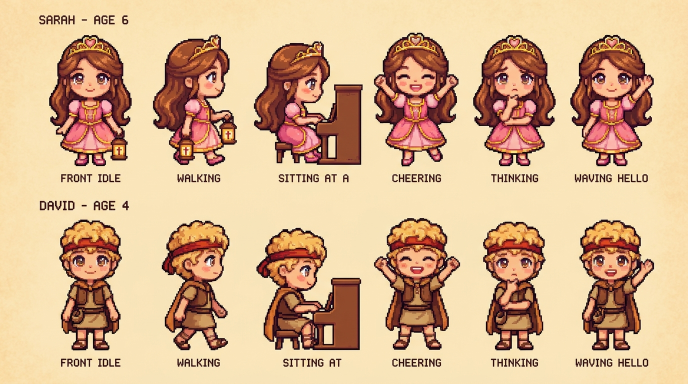
#> input picture arte/gemini/1-sarah-david.jpg, 1376 x 768 px, given in place of 6-titulo.jpg, which was not available (shown at 1/2 size)
$ python preparar-arte.py
#> lines starting #> are read from the running program, lines starting #| are printed output that depends on the picture
# M7: de arte/gemini/ (originales 1376x768) a src/arte/ (lo que el build mete en el HTML).
# Fondos: WebP 1280 de ancho. Recortes de personajes (fondo verde): WebP con transparencia, sin los rótulos de texto.
import sys, os
import numpy as np
from PIL import Image
AQUI = os.path.dirname(os.path.abspath(__file__))
sys.path.insert(0, AQUI)
from croma import quitar_verde, componentes
G = os.path.join(AQUI, '..', 'gemini'); S = os.path.join(AQUI, '..', '..', 'src', 'arte')
os.makedirs(S, exist_ok=True)

FONDOS = {  # nombre en el juego: archivo de gemini
    'titulo': '6-titulo', 'premio': 'premio',
    'int-salon': 'int-salon', 'int-coro': 'int-coro', 'int-teatro': 'int-teatro', 'int-patio': 'int-patio',
    'int-taller': 'int-taller', 'int-conservatorio': 'int-conservatorio', 'int-torre': 'int-torre',
    'int-ritmo': 'int-ritmo', 'int-biblioteca': 'int-biblioteca', 'int-arena': 'int-arena',
    'int-gimnasio': 'int-gimnasio', 'int-museo': 'int-museo',
    'casa-panaderia': 'casa-panaderia', 'casa-cuarto': 'casa-cuarto', 'casa-taller': 'casa-taller', 'casa-corral': 'casa-corral',
}
for n, f in FONDOS.items():
    im = Image.open(os.path.join(G, f + '.jpg')).convert('RGB')
#> im is the input picture: PIL image 1376x768 RGB; mean R, G, B 214.6, 178.7, 142.2
    if im.width > 1280: im = im.resize((1280, round(im.height * 1280 / im.width)), Image.LANCZOS)
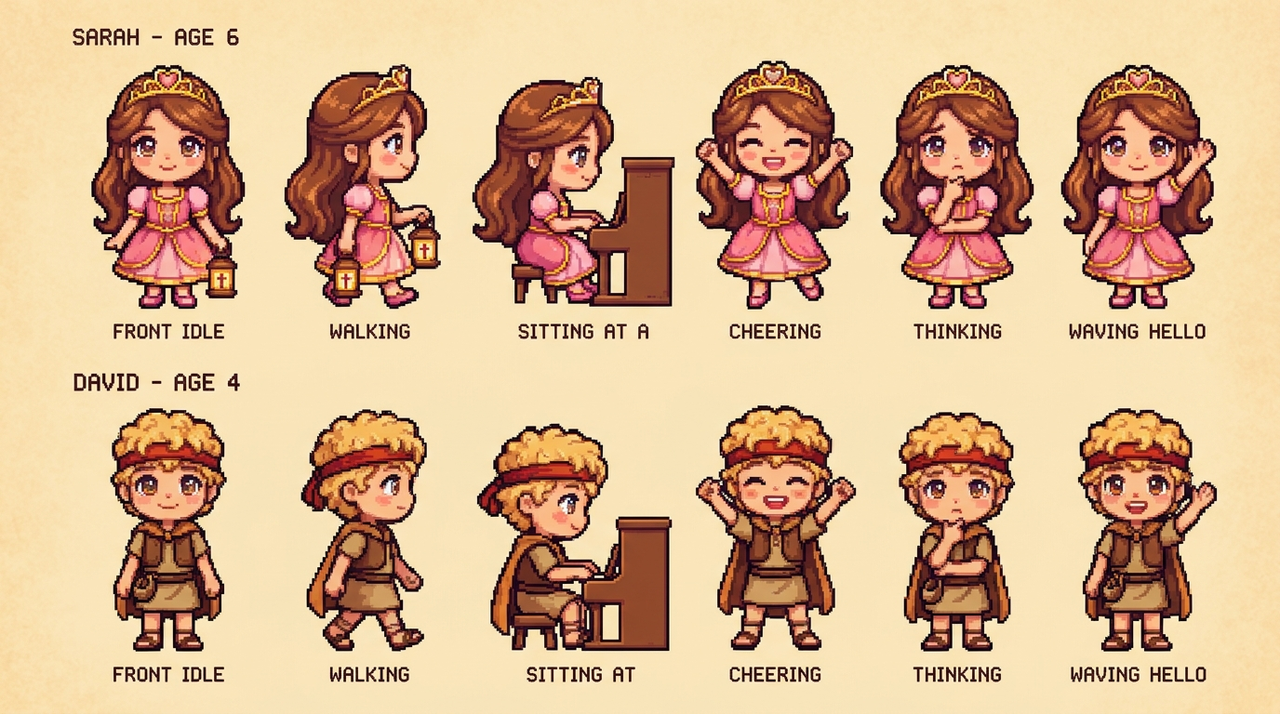
#> im: PIL image 1280x714 RGB; mean R, G, B 214.5, 178.7, 142.4
    im.save(os.path.join(S, n + '.webp'), 'WEBP', quality=72, method=6)
#> pass 2 of the loop `for n, f in FONDOS.items():`:
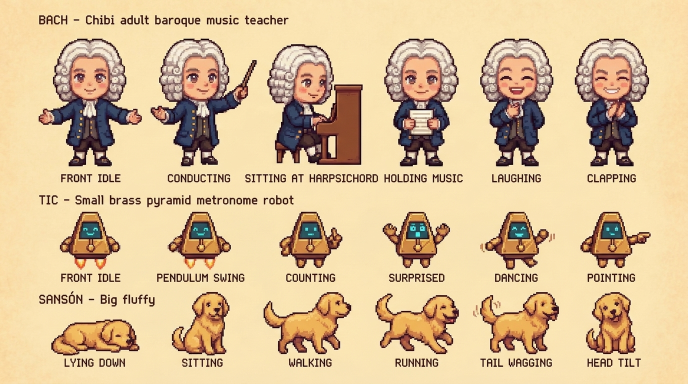
#> input picture arte/gemini/2-bach-tic-sanson.jpg, 1376 x 768 px, given in place of premio.jpg, which was not available (shown at 1/2 size)
#> im is the input picture: PIL image 1376x768 RGB; mean R, G, B 218.1, 191.4, 151.3
#> `if im.width > 1280: im = im.resize((1280, round(im.height * 1280 / im...`:
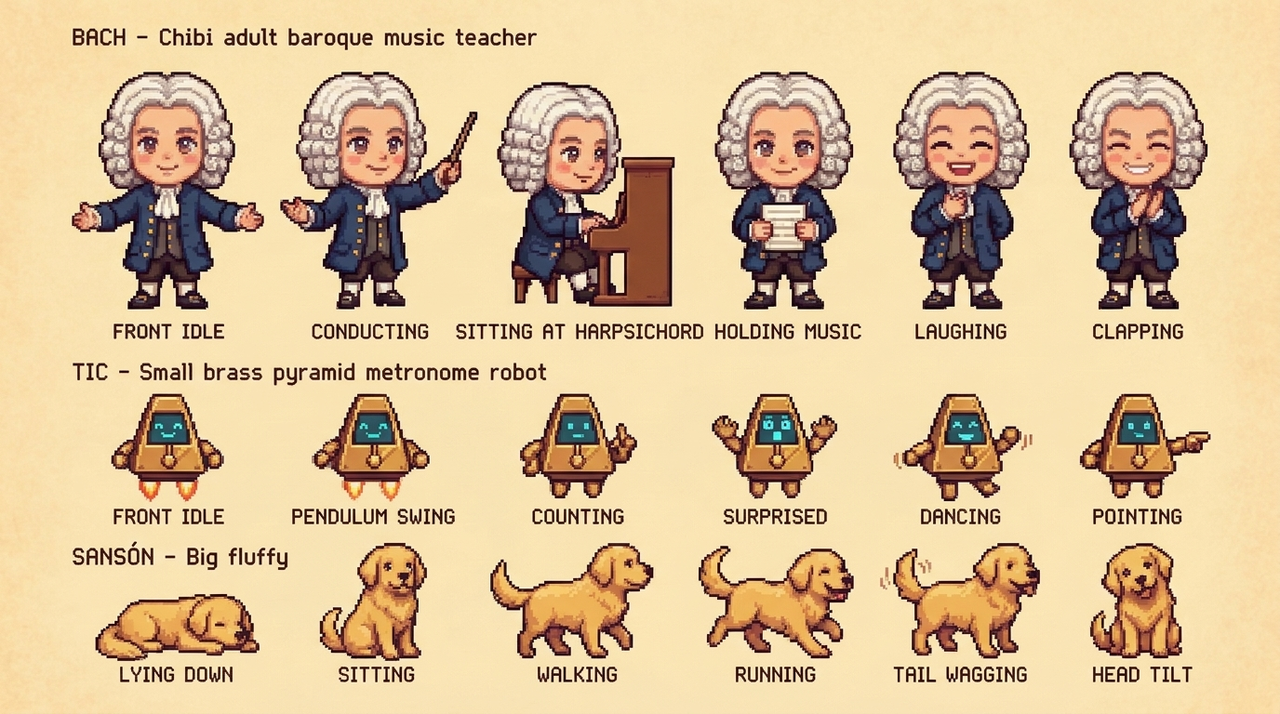
#> im: PIL image 1280x714 RGB; mean R, G, B 218, 191.4, 151.4
#> (the run stopped early here; a loop or call above may not have finished)
